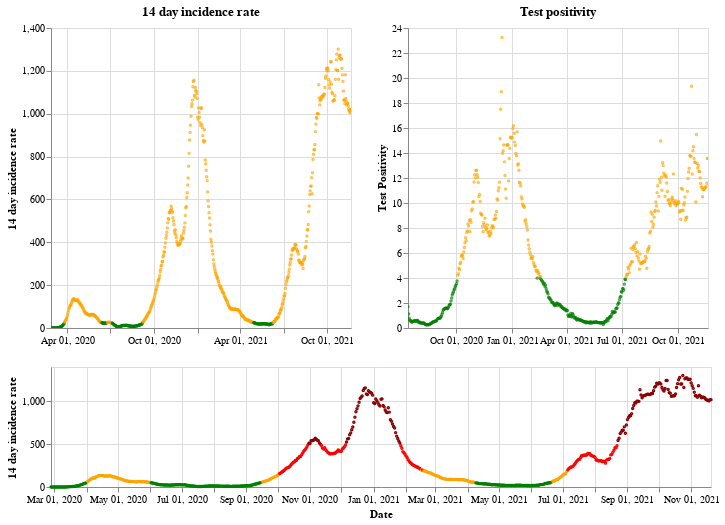

This figure's notebook cell:
### Markdown cell above
## Wales

### Code cell
plot_traffic_light('Wales')

### Figure 1 — Vega-Lite specification as saved in the notebook (floating-point values rounded to 4 significant figures; data arrays with more than 128 entries replaced by an {"elided": "..."} marker saying what was removed)
{"config": {"view": {"continuousWidth": 400, "continuousHeight": 300}}, "vconcat": [{"hconcat": [{"mark": {"type": "point", "size": 2}, "encoding": {"color": {"condition": {"value": "green", "test": "(datum.twoWeeklyCasesRate <= 25)"}, "value": "orange"}, "tooltip": [{"type": "nominal", "field": "areaName"}, {"type": "temporal", "field": "date"}, {"type": "quantitative", "field": "twoWeeklyCasesRate"}, {"type": "quantitative", "field": "testPositivity"}], "x": {"type": "temporal", "axis": {"title": ""}, "field": "date", "scale": {"domain": {"selection": "DateBrush"}}, "timeUnit": "yearmonthdate"}, "y": {"type": "quantitative", "axis": {"title": "14 day incidence rate"}, "field": "twoWeeklyCasesRate"}}, "title": "14 day incidence rate", "width": 300}, {"mark": {"type": "point", "size": 2}, "encoding": {"color": {"condition": {"value": "green", "test": "(datum.testPositivity <= 4)"}, "value": "orange"}, "tooltip": [{"type": "nominal", "field": "areaName"}, {"type": "temporal", "field": "date"}, {"type": "quantitative", "field": "twoWeeklyCasesRate"}, {"type": "quantitative", "field": "testPositivity"}], "x": {"type": "temporal", "axis": {"title": ""}, "field": "date", "scale": {"domain": {"selection": "DateBrush"}}, "timeUnit": "yearmonthdate"}, "y": {"type": "quantitative", "axis": {"title": "Test Positivity"}, "field": "testPositivity"}}, "title": "Test positivity", "width": 300}]}, {"layer": [{"mark": {"type": "point", "size": 2}, "encoding": {"color": {"condition": {"value": "orange", "test": "(((datum.testPositivity < 4) && (datum.twoWeeklyCasesRate >= 50)) && (datum.twoWeeklyCasesRate < 200))"}, "value": "red"}, "opacity": {"condition": {"value": 1, "test": "((datum.twoWeeklyCasesRate >= 50) && (datum.twoWeeklyCasesRate < 500))"}, "value": 0}, "tooltip": [{"type": "nominal", "field": "areaName"}, {"type": "temporal", "field": "date"}, {"type": "quantitative", "field": "twoWeeklyCasesRate"}, {"type": "quantitative", "field": "testPositivity"}], "x": {"type": "temporal", "axis": {"title": "Date"}, "field": "date", "timeUnit": "yearmonthdate"}, "y": {"type": "quantitative", "axis": {"title": "14 day incidence rate"}, "field": "twoWeeklyCasesRate"}}, "selection": {"DateBrush": {"type": "interval", "encodings": ["x"], "fields": ["Time"]}}}, {"mark": {"type": "point", "size": 2}, "encoding": {"color": {"value": "darkred"}, "opacity": {"condition": {"value": 1, "test": "(datum.twoWeeklyCasesRate >= 500)"}, "value": 0}, "tooltip": [{"type": "nominal", "field": "areaName"}, {"type": "temporal", "field": "date"}, {"type": "quantitative", "field": "twoWeeklyCasesRate"}, {"type": "quantitative", "field": "testPositivity"}], "x": {"type": "temporal", "axis": {"title": "Date"}, "field": "date", "timeUnit": "yearmonthdate"}, "y": {"type": "quantitative", "axis": {"title": "14 day incidence rate"}, "field": "twoWeeklyCasesRate"}}}, {"mark": {"type": "point", "size": 2}, "encoding": {"color": {"condition": {"value": "green", "test": "((datum.testPositivity < 4) && (datum.twoWeeklyCasesRate < 50))"}, "value": "orange"}, "opacity": {"condition": {"value": 1, "test": "(datum.twoWeeklyCasesRate < 50)"}, "value": 0}, "tooltip": [{"type": "nominal", "field": "areaName"}, {"type": "temporal", "field": "date"}, {"type": "quantitative", "field": "twoWeeklyCasesRate"}, {"type": "quantitative", "field": "testPositivity"}], "x": {"type": "temporal", "axis": {"title": "Date"}, "field": "date", "timeUnit": "yearmonthdate"}, "y": {"type": "quantitative", "axis": {"title": "14 day incidence rate"}, "field": "twoWeeklyCasesRate"}}}], "height": 120, "width": 660}], "data": {"name": "data-3b0bf8003c5f00eeed27dec91099b432"}, "$schema": "https://vega.github.io/schema/vega-lite/v4.8.1.json", "datasets": {"data-3b0bf8003c5f00eeed27dec91099b432": {"elided": "633 records"}}}
